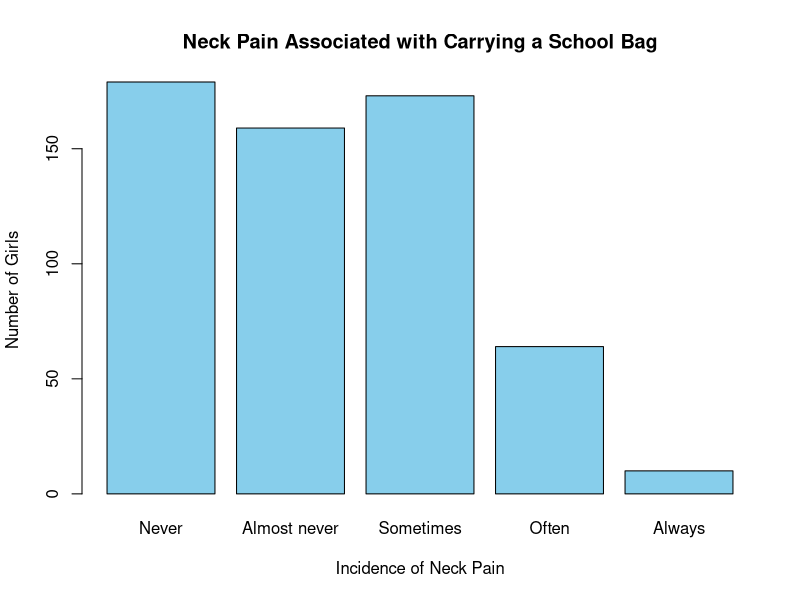

The R script that drew this image:
# page no 39
incidence <- c("Never", "Almost never", "Sometimes", "Often", "Always")
frequency <- c(179, 159, 173, 64, 10)
barplot(frequency, names.arg = incidence, xlab = "Incidence of Neck Pain", ylab = "Number of Girls",
        col = "skyblue", main = "Neck Pain Associated with Carrying a School Bag")
